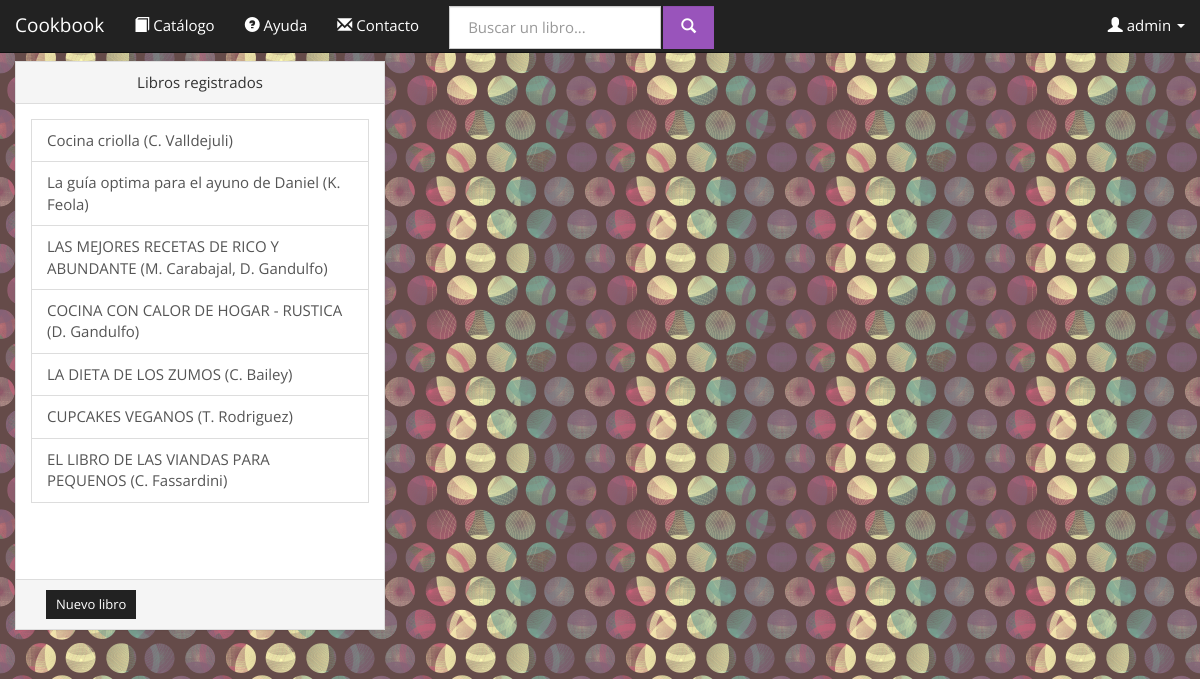
The app's page /cookbooks.com.ar/admin_books.php (signed in) with its own data.
### tables this page shows
CREATE TABLE IF NOT EXISTS `usuarios` (
  `username` varchar(30) NOT NULL,
  `password` varchar(30) NOT NULL,
  `nombre` varchar(30) DEFAULT NULL,
  `apellido` varchar(30) DEFAULT NULL,
  `direccion` varchar(50) DEFAULT NULL,
  `mail` varchar(30) DEFAULT NULL,
  `telefono` varchar(12) DEFAULT NULL,
  `admin` tinyint(1) NOT NULL,
  `fecha_alta` date NOT NULL,
  `fecha_nac` date DEFAULT NULL,
  PRIMARY KEY (`username`)
);

CREATE TABLE IF NOT EXISTS `libros` (
  `ID` int(11) NOT NULL AUTO_INCREMENT,
  `ISBN` varchar(10) NOT NULL DEFAULT '',
  `titulo` varchar(50) NOT NULL DEFAULT '',
  `IDIOMA` varchar(40) NOT NULL DEFAULT '',
  `paginas` int(11) NOT NULL DEFAULT '0',
  `precio` float NOT NULL DEFAULT '0',
  `fecha` date NOT NULL DEFAULT '0000-00-00',
  `etiquetas` varchar(100) NOT NULL DEFAULT '',
  `texto` text,
  `tapa` text,
  `eliminado` tinyint(1) NOT NULL DEFAULT '0',
  PRIMARY KEY (`ID`)
);

### cookbooks.com.ar/database.php (called while the page is built, shortened)
<?php
class Conexion {
	private $local = false;
	private $hostname = 'localhost';
	private $port = '8080';
	private $username = 'root';
	private $password = 'F3Dericcio';
	private $dbname = 'cookbookg32';
	private $dbh;
	function __construct(){
		if (!$this->local){
			$this->hostname = 'db4free.net';
			$this->port = '3306';
			$this->username = 'federico';
			$this->password = 'federico';
			$this->dbname = 'cookbookg32';
		}
	}
	function conectar(){
		try {
			$this->dbh = new PDO("mysql:host=$this->hostname;dbname=$this->dbname;port=$this->port", $this->username, $this->password, array(PDO::MYSQL_ATTR_INIT_COMMAND => "SET NAMES utf8"));
			return true;
		} catch(PDOException $e) {
			return false;
		}
	}
	function query($statement){
		return $this->dbh->query($statement);
	}
}
class Users{
	static private $conexion;
	static private $initialized = FALSE;
	static function initialize(){
		if (self::$initialized) return;
		self::$conexion = new Conexion;
		self::$initialized = TRUE;
	}
	static function getUserLogin(){
		if (isset($_SESSION['username'])){
			$username = $_SESSION['username'];
			$info = self::$conexion->query("SELECT * FROM usuarios WHERE username='$username' ");
			if ($info->rowCount() == 1){
				$array = $info->fetch(PDO::FETCH_ASSOC);
				return new User($array);
			}else return NULL;
		}else{
			return NULL;
		}
	}
}
class User{
	private	$username,
			$password,
			$nombre,
			$apellido,
			$direccion,
			$email,
			$telefono,
			$fecha_nacimiento,
			$fecha_alta,
			$administrator;
	function __construct($params){
		$this->username = $params['username'];
	}
	function getUsername(){
		return $this->username;
	}
}
class Books{
	static private $conexion;
	static function initialize(){
		self::$conexion = new Conexion;
	}
	static function getLibros(){
		$result = self::$conexion->query("
			SELECT L.ID, L.ISBN, L.titulo, GROUP_CONCAT(E.id_autor) as autores, L.paginas, L.precio, L.IDIOMA, L.fecha, L.etiquetas, L.texto, L.tapa, L.eliminado
			FROM libros L
			LEFT JOIN escribe E ON (L.ID=E.id_libro)
			WHERE(L.eliminado=0)
			GROUP BY L.ID
		");
		$libros = array();
		if ($result){
			$librosDatos = $result->fetchAll(PDO::FETCH_ASSOC);
			foreach ($librosDatos as $key => $info) {
				array_push($libros, new Book($info));
			}
		}
		return $libros;
	}
}
class Book{
	private	$ID,
	        $ISBN,
			$titulo,
			$paginas,
			$precio,
			$idioma,
			$fecha,
			$etiquetas,
			$texto,
			$tapa,
			$eliminado,
			$autores;
	function __construct($param){
	    $this->ID = $param['ID'];
		$this->titulo = $param['titulo']? $param['titulo']:'';
		$this->autores = $param['autores']? $param['autores']:'';
	}
    function getID(){
        return $this->ID;
    }
	function getTitulo(){
		return $this->titulo;
	}
	function getAutoresString(){
		$arreglo= $this->getAutores();
		$string ="";
		foreach ($arreglo as $key => $value) {
			$inicial=$value->getNombre();
			$inicial= $inicial[0];
			$string.=$inicial.'. '.$value->getApellido().", ";
		}
		$string= substr ($string, 0, -2);
		return $string;
	}
	function getAutores(){
		$autores_ids = explode(",", $this->autores);
		$result= Array();
		foreach ($autores_ids as $key => $value) {
			$autor = Authors::getAuthor($value);
			if ($autor)	array_push($result, $autor);
		}
		return $result;
	}
}
class Authors{
	static private $initialized = FALSE;
	static private $conexion;
	private static function initialize(){
		if (self::$initialized) return;
		self::$conexion = new Conexion;
		self::$initialized = TRUE;
	}
	public static function getAuthor($ID){
		$result = self::$conexion->query("
			SELECT *
			FROM autor
			WHERE (ID=$ID)AND(eliminado=0)
			LIMIT 1
		");
		if ($result && $result->rowCount()>0) return new Author($result->fetch(PDO::FETCH_ASSOC));
		else return NULL;
	}
}
class Author{
	private	$ID,
			$nombre,
			$apellido,
			$fecha_nacimiento,
			$lugar_nacimiento,
			$eliminado;
	function __construct($params){
		$this->nombre = $params['nombre']? $params['nombre']: "";
		$this->apellido = $params['apellido']? $params['apellido']:"";
	}
	function getNombre(){
		return $this->nombre;
	}
	function getApellido(){
		return $this->apellido;
	}
}
		?>

### cookbooks.com.ar/admin_books.php (the view, shortened to what this page needs)
<?php include_once('database.php'); ?>
<!DOCTYPE html>
<html lang="es">
    <head>
        <link href="bootstrap-3.1.1-dist/css/bootstrap_Cosmo.css" rel="stylesheet" media="screen">
         <?php include_once('database.php'); ?>
		<link href="website/uploadFile/uploadfile.min.css" rel="stylesheet">
    </head>
    <body>
        <?php include_once('navigation.php'); ?>
        <?php
			$ID_ACTIVE = -1;		if (isset($_REQUEST['id'])) $ID_ACTIVE = $_REQUEST['id'];
	    ?>
        <div class="container-fluid text-center">
            <div class="row">
                <div class="col-md-4">
                	<div class="panel panel-default">
                		<div class="panel-heading">Libros registrados</div>
                		<div class="panel-body" style="max-height: 475px; min-height:475px; overflow-y: scroll;">
                			<div class="list-group text-left">
                				<?php
	            					$libros = Books::getLibros();
	            					foreach ($libros as $key => $value) {
            					?>
										<a id="libro_<?php echo $value->getID(); ?>" href="admin_books.php?id=<?php echo $value->getID(); ?>" class="list-group-item <?php if ($ID_ACTIVE==$value->getID()) echo 'active' ?>">
											<?php echo $value->getTitulo().' ('.$value->getAutoresString().')'; ?>
										</a>
								<?php
									}
								?>
                			</div>
                		</div>
                		<div class="panel-footer">
                			<div class="container-fluid">
	                			<a class="btn btn-sm btn-default pull-left" onclick="window.location.href='admin_books.php?new=1'">Nuevo libro</a>
                			</div>
                		</div>
                	</div>
                </div>
            </div>
        </div>
    </body>
</html>

### cookbooks.com.ar/navigation.php (shortened to what this page needs)
<?php
	include_once('database.php');
?>
<div id ="navigationWrapper">
	<nav class="navbar navbar-default navbar-fixed-top" role="navigation">
	  <div class="container-fluid">
	    <div class="navbar-header">
	      <a class="navbar-brand" href="./">Cookbook</a>
	    </div>
	    <div class="collapse navbar-collapse" id="bs-navbar-collapse-1">
	    	<div class="">
				<ul class="nav navbar-nav">
					<li><a href="books.php" ><span class="glyphicon glyphicon-book"></span> Catálogo</a></li>
		        	<li><a href="help.php"><span class="glyphicon glyphicon-question-sign"></span> Ayuda</a></li>
		        	<li><a href="contact.php"><span class="glyphicon glyphicon-envelope"></span> Contacto</a></li>
				</ul>
			</div>
			<div class="">
				<form class="navbar-form navbar-left" action="search.php" method="get" role="search">
					<div class="form-group" style="padding-top: 2px; padding-bottom: 0px;">
						<input type="text" name="query" class=" form-control" placeholder="Buscar un libro..." >
						<button type="submit" class="btn btn-info form-control" style="margin-left: -2px;" ><span class="glyphicon glyphicon-search"></span> </button>
					</div>
				</form>
				<ul class="nav navbar-nav navbar-right">
					<?php
					if ($user = Users::getUserLogin()){
					?>
				            <li class="dropdown">
				                <a href="#" class="dropdown-toggle" data-toggle="dropdown"><span class="glyphicon glyphicon-user"></span>&nbsp;<?php echo $user->getUsername(); ?>&nbsp;<b class="caret"></b></a>
				            </li>
			    	<?php } ?>
				</ul>
			</div>
	    </div>
	  </div>
	</nav>
	<p style="height: 50px"></p>
</div>

### cookbooks.com.ar/admin_books.php (style rules this page uses)
body { background-image: url('website/img/1672440.png'); }

### records on screen
usuarios: username "admin"
libros: titulo "Cocina criolla", AutoresString "C. Valldejuli"
libros: titulo "La guía optima para el ayuno de Daniel", AutoresString "K. Feola"
libros: titulo "LAS MEJORES RECETAS DE RICO Y ABUNDANTE", AutoresString "M. Carabajal, D. Gandulfo"
libros: titulo "COCINA CON CALOR DE HOGAR - RUSTICA", AutoresString "D. Gandulfo"
libros: titulo "LA DIETA DE LOS ZUMOS", AutoresString "C. Bailey"
libros: titulo "CUPCAKES VEGANOS", AutoresString "T. Rodriguez"
libros: titulo "EL LIBRO DE LAS VIANDAS PARA PEQUENOS", AutoresString "C. Fassardini"
